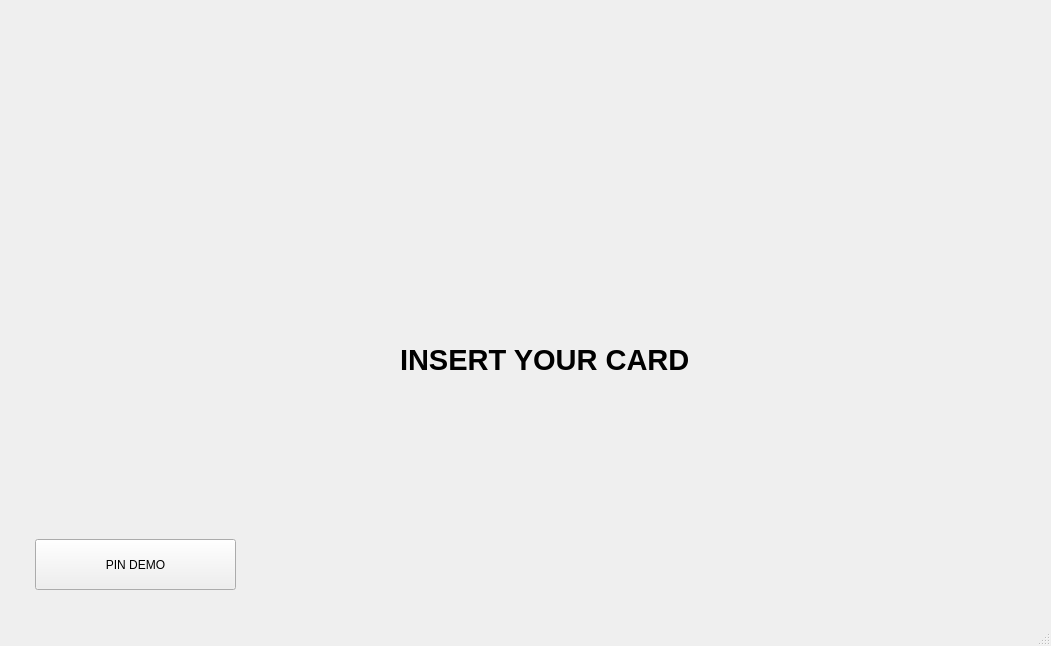
<?xml version="1.0" encoding="UTF-8"?>
<ui version="4.0">
 <class>MainWindow</class>
 <widget class="QMainWindow" name="MainWindow">
  <property name="geometry">
   <rect>
    <x>0</x>
    <y>0</y>
    <width>1051</width>
    <height>646</height>
   </rect>
  </property>
  <property name="minimumSize">
   <size>
    <width>1051</width>
    <height>646</height>
   </size>
  </property>
  <property name="windowTitle">
   <string>MainWindow</string>
  </property>
  <widget class="QWidget" name="centralwidget">
   <layout class="QHBoxLayout" name="horizontalLayout">
    <item alignment="Qt::AlignHCenter">
     <widget class="QStackedWidget" name="stackedWidget">
      <property name="minimumSize">
       <size>
        <width>1021</width>
        <height>0</height>
       </size>
      </property>
      <property name="styleSheet">
       <string notr="true"/>
      </property>
      <property name="currentIndex">
       <number>0</number>
      </property>
      <widget class="QWidget" name="pageStartMenu">
       <widget class="QWidget" name="verticalLayoutWidget">
        <property name="geometry">
         <rect>
          <x>300</x>
          <y>320</y>
          <width>461</width>
          <height>61</height>
         </rect>
        </property>
        <layout class="QVBoxLayout" name="verticalLayout">
         <item alignment="Qt::AlignHCenter">
          <widget class="QLabel" name="labelKortinTila">
           <property name="font">
            <font>
             <family>Segoe UI</family>
             <pointsize>22</pointsize>
             <italic>false</italic>
             <bold>true</bold>
            </font>
           </property>
           <property name="styleSheet">
            <string notr="true">font: 700 22pt &quot;Segoe UI&quot;;</string>
           </property>
           <property name="frameShadow">
            <enum>QFrame::Plain</enum>
           </property>
           <property name="text">
            <string>INSERT YOUR CARD</string>
           </property>
          </widget>
         </item>
        </layout>
       </widget>
       <widget class="QLabel" name="label_2">
        <property name="geometry">
         <rect>
          <x>180</x>
          <y>10</y>
          <width>701</width>
          <height>281</height>
         </rect>
        </property>
        <property name="text">
         <string/>
        </property>
        <property name="pixmap">
         <pixmap resource="Retest.qrc">:/logo.png</pixmap>
        </property>
        <property name="scaledContents">
         <bool>true</bool>
        </property>
       </widget>
       <widget class="QPushButton" name="btn">
        <property name="geometry">
         <rect>
          <x>20</x>
          <y>530</y>
          <width>201</width>
          <height>51</height>
         </rect>
        </property>
        <property name="text">
         <string>PIN DEMO</string>
        </property>
       </widget>
       <widget class="QLabel" name="label_3">
        <property name="geometry">
         <rect>
          <x>390</x>
          <y>380</y>
          <width>281</width>
          <height>231</height>
         </rect>
        </property>
        <property name="text">
         <string/>
        </property>
        <property name="pixmap">
         <pixmap resource="Retest.qrc">:/card.png</pixmap>
        </property>
        <property name="scaledContents">
         <bool>true</bool>
        </property>
       </widget>
       <zorder>label_2</zorder>
       <zorder>verticalLayoutWidget</zorder>
       <zorder>btn</zorder>
       <zorder>label_3</zorder>
      </widget>
      <widget class="QWidget" name="pageValitseTili">
       <widget class="QWidget" name="verticalLayoutWidget_2">
        <property name="geometry">
         <rect>
          <x>310</x>
          <y>180</y>
          <width>431</width>
          <height>251</height>
         </rect>
        </property>
        <layout class="QVBoxLayout" name="verticalLayout_3">
         <item alignment="Qt::AlignHCenter|Qt::AlignVCenter">
          <widget class="QLabel" name="label_9">
           <property name="font">
            <font>
             <family>Segoe UI</family>
             <pointsize>22</pointsize>
             <italic>false</italic>
             <bold>true</bold>
            </font>
           </property>
           <property name="styleSheet">
            <string notr="true">font: 700 22pt &quot;Segoe UI&quot;;</string>
           </property>
           <property name="text">
            <string>Credit or Debit</string>
           </property>
          </widget>
         </item>
         <item>
          <spacer name="verticalSpacer">
           <property name="orientation">
            <enum>Qt::Vertical</enum>
           </property>
           <property name="sizeHint" stdset="0">
            <size>
             <width>358</width>
             <height>58</height>
            </size>
           </property>
          </spacer>
         </item>
         <item>
          <layout class="QHBoxLayout" name="horizontalLayout_4">
           <item>
            <widget class="QPushButton" name="btnValitseCredit">
             <property name="sizePolicy">
              <sizepolicy hsizetype="Expanding" vsizetype="Expanding">
               <horstretch>0</horstretch>
               <verstretch>0</verstretch>
              </sizepolicy>
             </property>
             <property name="text">
              <string>Credit</string>
             </property>
            </widget>
           </item>
           <item>
            <widget class="QPushButton" name="btnValitseDebit">
             <property name="sizePolicy">
              <sizepolicy hsizetype="Expanding" vsizetype="Expanding">
               <horstretch>0</horstretch>
               <verstretch>0</verstretch>
              </sizepolicy>
             </property>
             <property name="text">
              <string>Debit</string>
             </property>
            </widget>
           </item>
          </layout>
         </item>
        </layout>
       </widget>
      </widget>
      <widget class="QWidget" name="pageMainMenu">
       <widget class="QWidget" name="verticalLayoutWidget_3">
        <property name="geometry">
         <rect>
          <x>70</x>
          <y>40</y>
          <width>901</width>
          <height>161</height>
         </rect>
        </property>
        <layout class="QVBoxLayout" name="verticalLayout_4">
         <item>
          <layout class="QVBoxLayout" name="verticalLayout_5">
           <item>
            <widget class="QLabel" name="label_10">
             <property name="font">
              <font>
               <family>Segoe UI</family>
               <pointsize>36</pointsize>
               <italic>false</italic>
               <bold>true</bold>
              </font>
             </property>
             <property name="styleSheet">
              <string notr="true">font: 700 36pt &quot;Segoe UI&quot;;</string>
             </property>
             <property name="text">
              <string>WELCOME!</string>
             </property>
             <property name="alignment">
              <set>Qt::AlignCenter</set>
             </property>
            </widget>
           </item>
           <item>
            <widget class="QLabel" name="label">
             <property name="text">
              <string>How can we help you today?</string>
             </property>
             <property name="alignment">
              <set>Qt::AlignCenter</set>
             </property>
            </widget>
           </item>
          </layout>
         </item>
        </layout>
       </widget>
       <widget class="QWidget" name="verticalLayoutWidget_4">
        <property name="geometry">
         <rect>
          <x>290</x>
          <y>240</y>
          <width>471</width>
          <height>261</height>
         </rect>
        </property>
        <layout class="QVBoxLayout" name="verticalLayout_2">
         <item>
          <widget class="QPushButton" name="btnNostaRahaa">
           <property name="sizePolicy">
            <sizepolicy hsizetype="Expanding" vsizetype="Expanding">
             <horstretch>0</horstretch>
             <verstretch>0</verstretch>
            </sizepolicy>
           </property>
           <property name="font">
            <font>
             <pointsize>22</pointsize>
             <bold>true</bold>
            </font>
           </property>
           <property name="text">
            <string>WITHDRAW FUNDS</string>
           </property>
          </widget>
         </item>
         <item>
          <widget class="QPushButton" name="btnKatsoTiedot">
           <property name="sizePolicy">
            <sizepolicy hsizetype="Expanding" vsizetype="Expanding">
             <horstretch>0</horstretch>
             <verstretch>0</verstretch>
            </sizepolicy>
           </property>
           <property name="font">
            <font>
             <pointsize>20</pointsize>
             <bold>true</bold>
            </font>
           </property>
           <property name="autoFillBackground">
            <bool>false</bool>
           </property>
           <property name="text">
            <string>YOUR PROFILE</string>
           </property>
          </widget>
         </item>
         <item>
          <widget class="QPushButton" name="btnTilitapahtumat">
           <property name="sizePolicy">
            <sizepolicy hsizetype="Expanding" vsizetype="Expanding">
             <horstretch>0</horstretch>
             <verstretch>0</verstretch>
            </sizepolicy>
           </property>
           <property name="font">
            <font>
             <pointsize>20</pointsize>
             <bold>true</bold>
            </font>
           </property>
           <property name="text">
            <string>TRANSACTION HISTORY</string>
           </property>
          </widget>
         </item>
         <item>
          <widget class="QPushButton" name="btnKirjauduUlos">
           <property name="sizePolicy">
            <sizepolicy hsizetype="Expanding" vsizetype="Expanding">
             <horstretch>0</horstretch>
             <verstretch>0</verstretch>
            </sizepolicy>
           </property>
           <property name="font">
            <font>
             <pointsize>22</pointsize>
             <bold>true</bold>
            </font>
           </property>
           <property name="text">
            <string>SIGN OUT</string>
           </property>
          </widget>
         </item>
        </layout>
       </widget>
      </widget>
      <widget class="QWidget" name="pageNostaRahaa">
       <widget class="QLabel" name="label_13">
        <property name="geometry">
         <rect>
          <x>360</x>
          <y>40</y>
          <width>311</width>
          <height>91</height>
         </rect>
        </property>
        <property name="font">
         <font>
          <family>Segoe UI</family>
          <pointsize>22</pointsize>
          <italic>false</italic>
          <bold>true</bold>
         </font>
        </property>
        <property name="styleSheet">
         <string notr="true">font: 700 22pt &quot;Segoe UI&quot;;</string>
        </property>
        <property name="text">
         <string>NOSTA RAHAA</string>
        </property>
        <property name="alignment">
         <set>Qt::AlignCenter</set>
        </property>
       </widget>
       <widget class="QPushButton" name="btnTakaisin">
        <property name="geometry">
         <rect>
          <x>230</x>
          <y>500</y>
          <width>91</width>
          <height>31</height>
         </rect>
        </property>
        <property name="baseSize">
         <size>
          <width>0</width>
          <height>5</height>
         </size>
        </property>
        <property name="font">
         <font>
          <family>Segoe UI</family>
          <pointsize>11</pointsize>
          <italic>false</italic>
          <fontweight>DemiBold</fontweight>
         </font>
        </property>
        <property name="styleSheet">
         <string notr="true">font: 600 11pt &quot;Segoe UI&quot;;</string>
        </property>
        <property name="text">
         <string>BACK</string>
        </property>
       </widget>
      </widget>
      <widget class="QWidget" name="pageTiliTapahtumat">
       <widget class="QLabel" name="label_14">
        <property name="geometry">
         <rect>
          <x>270</x>
          <y>10</y>
          <width>521</width>
          <height>91</height>
         </rect>
        </property>
        <property name="font">
         <font>
          <family>Segoe UI</family>
          <pointsize>22</pointsize>
          <italic>false</italic>
          <bold>true</bold>
         </font>
        </property>
        <property name="styleSheet">
         <string notr="true">font: 700 22pt &quot;Segoe UI&quot;;</string>
        </property>
        <property name="text">
         <string>TRANSACTION HISTORY</string>
        </property>
        <property name="scaledContents">
         <bool>false</bool>
        </property>
        <property name="alignment">
         <set>Qt::AlignCenter</set>
        </property>
       </widget>
       <widget class="QPushButton" name="btnTakaisin2">
        <property name="geometry">
         <rect>
          <x>200</x>
          <y>510</y>
          <width>91</width>
          <height>31</height>
         </rect>
        </property>
        <property name="styleSheet">
         <string notr="true">font: 600 11pt &quot;Segoe UI&quot;;</string>
        </property>
        <property name="text">
         <string>BACK</string>
        </property>
       </widget>
       <widget class="QPushButton" name="nextButton">
        <property name="geometry">
         <rect>
          <x>740</x>
          <y>440</y>
          <width>111</width>
          <height>31</height>
         </rect>
        </property>
        <property name="mouseTracking">
         <bool>false</bool>
        </property>
        <property name="styleSheet">
         <string notr="true">font: 10pt &quot;Segoe UI&quot;;</string>
        </property>
        <property name="text">
         <string>Forward</string>
        </property>
       </widget>
       <widget class="QPushButton" name="previousButton">
        <property name="geometry">
         <rect>
          <x>200</x>
          <y>440</y>
          <width>111</width>
          <height>31</height>
         </rect>
        </property>
        <property name="styleSheet">
         <string notr="true">font: 10pt &quot;Segoe UI&quot;;</string>
        </property>
        <property name="text">
         <string>Back</string>
        </property>
       </widget>
       <widget class="QTableView" name="tableView">
        <property name="geometry">
         <rect>
          <x>200</x>
          <y>100</y>
          <width>649</width>
          <height>331</height>
         </rect>
        </property>
        <property name="mouseTracking">
         <bool>false</bool>
        </property>
        <property name="selectionMode">
         <enum>QAbstractItemView::SingleSelection</enum>
        </property>
        <property name="sortingEnabled">
         <bool>false</bool>
        </property>
        <attribute name="horizontalHeaderCascadingSectionResizes">
         <bool>false</bool>
        </attribute>
        <attribute name="horizontalHeaderMinimumSectionSize">
         <number>100</number>
        </attribute>
        <attribute name="horizontalHeaderDefaultSectionSize">
         <number>200</number>
        </attribute>
        <attribute name="horizontalHeaderShowSortIndicator" stdset="0">
         <bool>false</bool>
        </attribute>
        <attribute name="horizontalHeaderStretchLastSection">
         <bool>true</bool>
        </attribute>
        <attribute name="verticalHeaderMinimumSectionSize">
         <number>24</number>
        </attribute>
        <attribute name="verticalHeaderDefaultSectionSize">
         <number>30</number>
        </attribute>
       </widget>
      </widget>
      <widget class="QWidget" name="pageKatsoTiedot">
       <widget class="QPushButton" name="btnTakaisin3">
        <property name="geometry">
         <rect>
          <x>150</x>
          <y>510</y>
          <width>91</width>
          <height>31</height>
         </rect>
        </property>
        <property name="styleSheet">
         <string notr="true">font: 600 11pt &quot;Segoe UI&quot;;</string>
        </property>
        <property name="text">
         <string>BACK</string>
        </property>
       </widget>
       <widget class="QLabel" name="labelAccountInfo">
        <property name="geometry">
         <rect>
          <x>160</x>
          <y>20</y>
          <width>721</width>
          <height>41</height>
         </rect>
        </property>
        <property name="font">
         <font>
          <family>Segoe UI</family>
          <pointsize>22</pointsize>
          <italic>false</italic>
          <bold>true</bold>
         </font>
        </property>
        <property name="styleSheet">
         <string notr="true">font: 700 22pt &quot;Segoe UI&quot;;</string>
        </property>
        <property name="text">
         <string>CARD AND ACCOUNT INFORMATION</string>
        </property>
        <property name="alignment">
         <set>Qt::AlignCenter</set>
        </property>
       </widget>
       <widget class="QLabel" name="labelTransactionHistory">
        <property name="geometry">
         <rect>
          <x>150</x>
          <y>230</y>
          <width>511</width>
          <height>31</height>
         </rect>
        </property>
        <property name="font">
         <font>
          <pointsize>16</pointsize>
         </font>
        </property>
        <property name="text">
         <string>Recent transaction history:</string>
        </property>
       </widget>
       <widget class="QWidget" name="gridLayoutWidget_4">
        <property name="geometry">
         <rect>
          <x>540</x>
          <y>80</y>
          <width>351</width>
          <height>111</height>
         </rect>
        </property>
        <layout class="QGridLayout" name="cardGrid">
         <item row="3" column="1" alignment="Qt::AlignLeft">
          <widget class="QLabel" name="displayCardID">
           <property name="font">
            <font>
             <family>Segoe UI</family>
             <pointsize>11</pointsize>
             <italic>false</italic>
             <bold>false</bold>
            </font>
           </property>
           <property name="styleSheet">
            <string notr="true">font: 11pt &quot;Segoe UI&quot;;</string>
           </property>
           <property name="text">
            <string>number</string>
           </property>
          </widget>
         </item>
         <item row="0" column="1" alignment="Qt::AlignLeft">
          <widget class="QLabel" name="displayCardOwner">
           <property name="font">
            <font>
             <family>Segoe UI</family>
             <pointsize>11</pointsize>
             <italic>false</italic>
             <bold>false</bold>
            </font>
           </property>
           <property name="styleSheet">
            <string notr="true">font: 11pt &quot;Segoe UI&quot;;</string>
           </property>
           <property name="text">
            <string>name</string>
           </property>
          </widget>
         </item>
         <item row="2" column="0">
          <widget class="QLabel" name="labelCardOwnerID">
           <property name="font">
            <font>
             <family>Segoe UI</family>
             <pointsize>11</pointsize>
             <italic>false</italic>
             <bold>true</bold>
            </font>
           </property>
           <property name="styleSheet">
            <string notr="true">font: 700 11pt &quot;Segoe UI&quot;;</string>
           </property>
           <property name="text">
            <string>Card owner ID:</string>
           </property>
          </widget>
         </item>
         <item row="0" column="0">
          <widget class="QLabel" name="labelCardOwner">
           <property name="font">
            <font>
             <family>Segoe UI</family>
             <pointsize>11</pointsize>
             <italic>false</italic>
             <bold>true</bold>
            </font>
           </property>
           <property name="styleSheet">
            <string notr="true">font: 700 11pt &quot;Segoe UI&quot;;</string>
           </property>
           <property name="text">
            <string>Card owner:</string>
           </property>
          </widget>
         </item>
         <item row="3" column="0">
          <widget class="QLabel" name="labelCardID">
           <property name="font">
            <font>
             <family>Segoe UI</family>
             <pointsize>11</pointsize>
             <italic>false</italic>
             <bold>true</bold>
            </font>
           </property>
           <property name="styleSheet">
            <string notr="true">font: 700 11pt &quot;Segoe UI&quot;;</string>
           </property>
           <property name="text">
            <string>Card ID:</string>
           </property>
          </widget>
         </item>
         <item row="2" column="1" alignment="Qt::AlignLeft">
          <widget class="QLabel" name="displayCardOwnerID">
           <property name="font">
            <font>
             <family>Segoe UI</family>
             <pointsize>11</pointsize>
             <italic>false</italic>
             <bold>false</bold>
            </font>
           </property>
           <property name="styleSheet">
            <string notr="true">font: 11pt &quot;Segoe UI&quot;;</string>
           </property>
           <property name="text">
            <string>number</string>
           </property>
          </widget>
         </item>
        </layout>
       </widget>
       <widget class="QWidget" name="gridLayoutWidget_5">
        <property name="geometry">
         <rect>
          <x>160</x>
          <y>80</y>
          <width>371</width>
          <height>111</height>
         </rect>
        </property>
        <layout class="QGridLayout" name="accountGrid">
         <item row="0" column="0">
          <widget class="QLabel" name="labelAccountOwner">
           <property name="font">
            <font>
             <family>Segoe UI</family>
             <pointsize>11</pointsize>
             <italic>false</italic>
             <bold>true</bold>
            </font>
           </property>
           <property name="styleSheet">
            <string notr="true">font: 700 11pt &quot;Segoe UI&quot;;</string>
           </property>
           <property name="text">
            <string>Account owner:</string>
           </property>
          </widget>
         </item>
         <item row="3" column="1" alignment="Qt::AlignLeft">
          <widget class="QLabel" name="displayAccountID">
           <property name="font">
            <font>
             <family>Segoe UI</family>
             <pointsize>11</pointsize>
             <italic>false</italic>
             <bold>false</bold>
            </font>
           </property>
           <property name="styleSheet">
            <string notr="true">font: 11pt &quot;Segoe UI&quot;;</string>
           </property>
           <property name="text">
            <string>number</string>
           </property>
          </widget>
         </item>
         <item row="0" column="1" alignment="Qt::AlignLeft">
          <widget class="QLabel" name="displayAccountOwner">
           <property name="font">
            <font>
             <family>Segoe UI</family>
             <pointsize>11</pointsize>
             <italic>false</italic>
             <bold>false</bold>
            </font>
           </property>
           <property name="styleSheet">
            <string notr="true">font: 11pt &quot;Segoe UI&quot;;</string>
           </property>
           <property name="text">
            <string>name</string>
           </property>
          </widget>
         </item>
         <item row="3" column="0">
          <widget class="QLabel" name="labelAccountID">
           <property name="font">
            <font>
             <family>Segoe UI</family>
             <pointsize>11</pointsize>
             <italic>false</italic>
             <bold>true</bold>
            </font>
           </property>
           <property name="styleSheet">
            <string notr="true">font: 700 11pt &quot;Segoe UI&quot;;</string>
           </property>
           <property name="text">
            <string>Account ID:</string>
           </property>
          </widget>
         </item>
         <item row="1" column="1" alignment="Qt::AlignLeft">
          <widget class="QLabel" name="displayAccountOwnerID">
           <property name="font">
            <font>
             <family>Segoe UI</family>
             <pointsize>11</pointsize>
             <italic>false</italic>
             <bold>false</bold>
            </font>
           </property>
           <property name="styleSheet">
            <string notr="true">font: 11pt &quot;Segoe UI&quot;;</string>
           </property>
           <property name="text">
            <string>number</string>
           </property>
          </widget>
         </item>
         <item row="1" column="0">
          <widget class="QLabel" name="labelAccountOwnerID">
           <property name="font">
            <font>
             <family>Segoe UI</family>
             <pointsize>11</pointsize>
             <italic>false</italic>
             <bold>true</bold>
            </font>
           </property>
           <property name="styleSheet">
            <string notr="true">font: 700 11pt &quot;Segoe UI&quot;;</string>
           </property>
           <property name="text">
            <string>Account owner ID:</string>
           </property>
          </widget>
         </item>
        </layout>
       </widget>
       <widget class="QTableWidget" name="transactionTable">
        <property name="geometry">
         <rect>
          <x>150</x>
          <y>270</y>
          <width>741</width>
          <height>201</height>
         </rect>
        </property>
        <property name="font">
         <font>
          <pointsize>12</pointsize>
         </font>
        </property>
        <property name="autoFillBackground">
         <bool>true</bool>
        </property>
        <property name="styleSheet">
         <string notr="true"/>
        </property>
        <property name="verticalScrollBarPolicy">
         <enum>Qt::ScrollBarAlwaysOff</enum>
        </property>
        <property name="horizontalScrollBarPolicy">
         <enum>Qt::ScrollBarAlwaysOff</enum>
        </property>
        <property name="rowCount">
         <number>5</number>
        </property>
        <property name="columnCount">
         <number>3</number>
        </property>
        <attribute name="horizontalHeaderVisible">
         <bool>false</bool>
        </attribute>
        <attribute name="horizontalHeaderDefaultSectionSize">
         <number>230</number>
        </attribute>
        <attribute name="horizontalHeaderStretchLastSection">
         <bool>true</bool>
        </attribute>
        <attribute name="verticalHeaderVisible">
         <bool>false</bool>
        </attribute>
        <attribute name="verticalHeaderDefaultSectionSize">
         <number>40</number>
        </attribute>
        <attribute name="verticalHeaderStretchLastSection">
         <bool>true</bool>
        </attribute>
        <row/>
        <row/>
        <row/>
        <row/>
        <row/>
        <column/>
        <column/>
        <column/>
       </widget>
      </widget>
     </widget>
    </item>
   </layout>
  </widget>
  <widget class="QStatusBar" name="statusbar"/>
 </widget>
 <resources>
  <include location="Retest.qrc"/>
 </resources>
 <connections/>
</ui>
